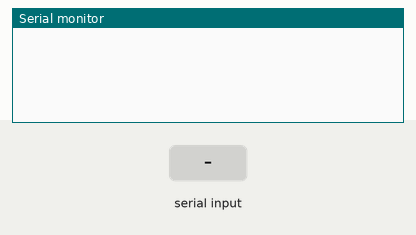
A sketch run on a simulated Arduino Uno, built with avr-gcc and run on an emulated ATmega328P. Shown: the last lines printed to the serial monitor. The inputs (shaded band) are chosen by the test bench.

Above: at 1.2 s.
1.3 s: "1" received over the second serial link
At 1.7 s:
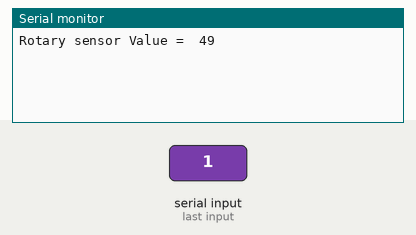
2.8 s: "0" received over the second serial link
At 4.1 s:
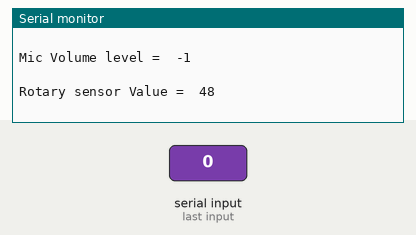

The sketch:

rx_master_version_3__1_.ino
```cpp
/* TX MASTER CODE VERSION 3
 *  This code is for Master module , which reads the sensor values and sent by the
 *  Slave and prints The sensor values in the Serial monitor.
 *
 *  Connections are as follows
 *  Tx pin of bluetooth module   To   4 th pin of arduino
 *  Rx pin of bluetooth module   To   3 rd pin of arduino
 *  IMPORTANT NOTE: SELECT THE PORT OF THE MASTER MODULE CAREFULLY
 *
 */


#include <SoftwareSerial.h> // this header file is used to enable serial monitor for other attachments


#define BT_SERIAL_TX 4  //Conneting Tx pin of bluetooth module to 4 th pin of arduino
#define BT_SERIAL_RX 3  //Conneting Rx pin of bluetooth module to 3 rd pin of arduino

SoftwareSerial BluetoothSerial(BT_SERIAL_TX, BT_SERIAL_RX);
/* This line is to transmit and recieve sensor values through
the 4th pin and 3rd pin of arduino respectively.*/

int potval=0; // variable to read Rotatory sensor's Data which is sent by bluetooth module
int micvolume=0;// variable to read Sound sensor's sensor's Data which is sent by bluetooth module

void setup()

{

Serial.begin(9600);// Defining Baud Rate for Transmission and reception inside Arduino's Processing unit

BluetoothSerial.begin(9600); // Defining Baud Rate for Transmission and reception for Bluetooth module's Processing unit

/* We have to define baud rate for both the arduino and bluetooth module with same values
so that there is synchronisation between the arduino and the bluetooth modue*/
}

void loop()

{

if (BluetoothSerial.available()>0)

{
  // the below set of code is to read the potentiometer value sent by the slave node and display in serial monitor
  potval = BluetoothSerial.read(); //  this line will Read the bluetooth module for Potentiometer data
  Serial.print("Rotary sensor Value =  " );// the set of 3 lines print the data in serial monitor
  Serial.print(potval);
  Serial.println(" ");
  Serial.println(" ");
  delay(1000); // Delay of 1000 milliseconds(one second) to read the next sensor's data


  // the below set of code is to read the Mic volume sent by  the slave node and display in serial monitor
  micvolume = BluetoothSerial.read();//this line will Read the bluetooth module for Potentiometer data
  Serial.print("Mic Volume level =  " );// the set of 3 lines print the data in serial monitor
  Serial.print(micvolume);
  Serial.println(" ");
  Serial.println(" ");
  delay(1000);// Delay of 1000 milliseconds(one second) to read the next sensor's data
}

}
```

Measured:
- after the input at 1.3 s, the serial monitor: prints a new line at once (image 1)
- after the input at 2.8 s, the serial monitor: prints a new line after 0.50 s (image 2)
